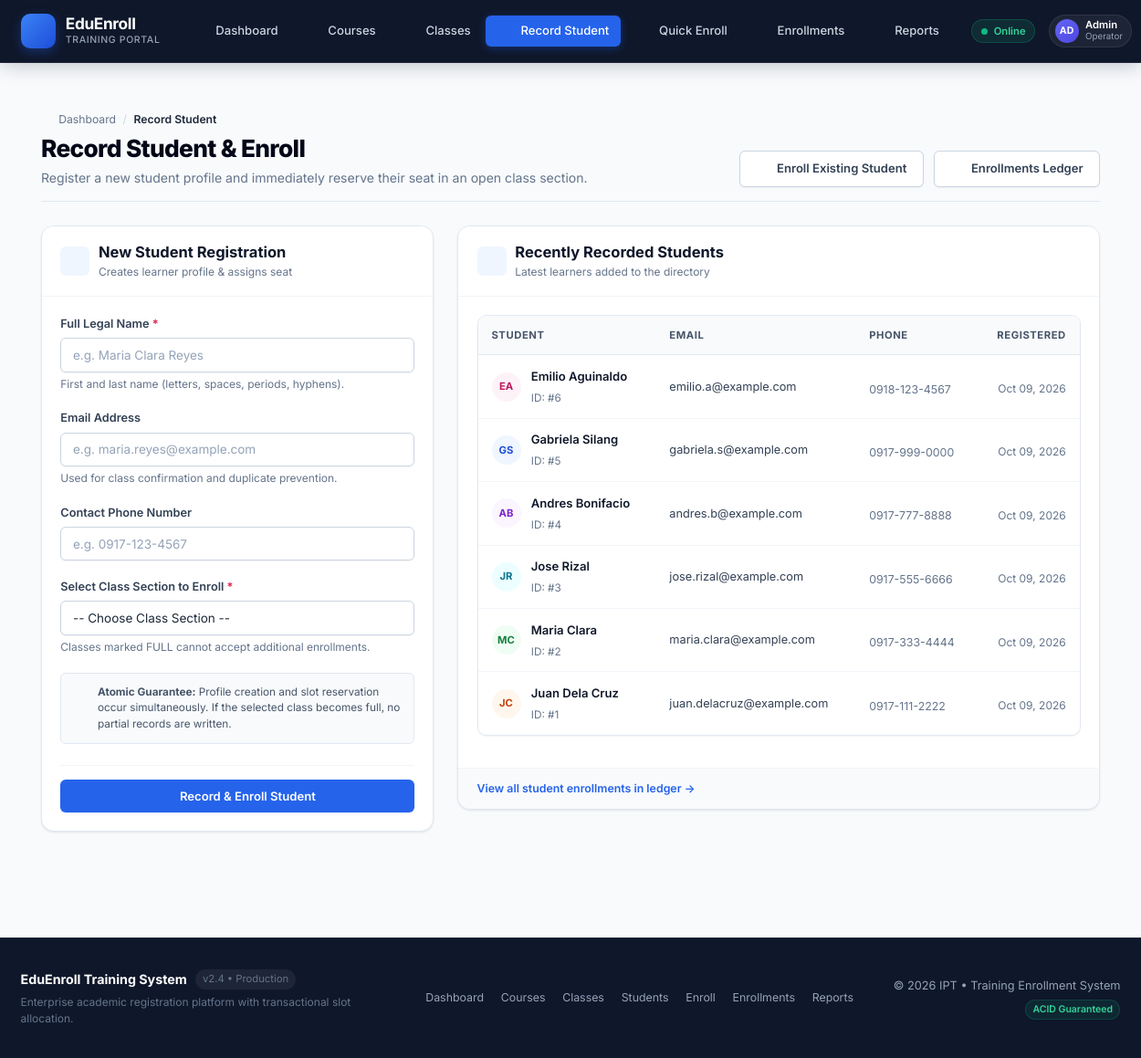
The page /admin/students.php on the database its author committed.
### tables this page shows
CREATE TABLE students (
    student_id INT AUTO_INCREMENT PRIMARY KEY,
    full_name  VARCHAR(100) NOT NULL,
    email      VARCHAR(100),
    phone      VARCHAR(30),
    created_at TIMESTAMP DEFAULT CURRENT_TIMESTAMP
);

### classes/ClassSection.php (called while the page is built, shortened)
<?php
class ClassSection {
    private $db;
    public function __construct(PDO $db) { $this->db = $db; }
    public function allWithCourse() {
        return $this->db->query(
            "SELECT c.*, co.course_name, co.course_code
               FROM classes c
               JOIN courses co ON c.course_id = co.course_id
           ORDER BY co.course_name, c.class_code"
        )->fetchAll();
    }
}

### classes/Student.php (called while the page is built, shortened)
<?php
class Student {
    private $db;
    public function __construct(PDO $db) { $this->db = $db; }
    public function recent($limit = 10) {
        $limit = max(1, (int) $limit);
        return $this->db->query(
            "SELECT * FROM students ORDER BY student_id DESC LIMIT $limit"
        )->fetchAll();
    }
}

### admin/students.php (the view, shortened to what this page needs)
<?php
require_once __DIR__ . '/../config/db.php';
require_once __DIR__ . '/../includes/helpers.php';
require_once __DIR__ . '/../classes/ClassSection.php';
require_once __DIR__ . '/../classes/Student.php';
$classes  = new ClassSection($db);
$students = new Student($db);
$old    = ['full_name' => '', 'email' => '', 'phone' => '', 'class_id' => 0];
$classList = $classes->allWithCourse();
$recent    = $students->recent(8);
require_once __DIR__ . '/../includes/header.php';
?>
<div class="page-header">
    <div class="page-header-content">
        <nav class="breadcrumb" aria-label="Breadcrumb">
            <a href="../index.php"><?= icon('home', '', 14) ?> Dashboard</a>
            <span class="sep">/</span>
            <span class="current">Record Student</span>
        </nav>
        <h1 class="page-title">Record Student &amp; Enroll</h1>
        <p class="page-subtitle">Register a new student profile and immediately reserve their seat in an open class section.</p>
    </div>
    <div class="page-header-actions">
        <a href="enroll.php" class="btn btn-secondary">
            <?= icon('enroll', '', 16) ?>
            <span>Enroll Existing Student</span>
        </a>
        <a href="enrollments.php" class="btn btn-secondary">
            <?= icon('list', '', 16) ?>
            <span>Enrollments Ledger</span>
        </a>
    </div>
</div>
<div class="page-grid-balanced">
    <div class="grid-col-form">
        <div class="card">
            <div class="card-header">
                <div class="card-title-group">
                    <div class="card-title-icon">
                        <?= icon('user-plus', '', 18) ?>
                    </div>
                    <div>
                        <h2 class="card-title">New Student Registration</h2>
                        <div class="card-subtitle">Creates learner profile &amp; assigns seat</div>
                    </div>
                </div>
            </div>
            <div class="card-body">
                <?php if (!$classList): ?>
                    <div class="empty-state" style="padding: 1.5rem 0.5rem;">
                        <div class="empty-state-icon"><?= icon('calendar', '', 24) ?></div>
                        <h3 class="empty-state-title" style="font-size: 1rem;">No Open Classes</h3>
                        <p class="empty-state-desc">There are no classes scheduled yet. Create a class before registering students.</p>
                        <a href="classes.php" class="btn btn-primary btn-small">Create Class Section &rarr;</a>
                    </div>
                <?php else: ?>
                    <form method="post" action="students.php" class="stacked">
                        <div class="form-group">
                            <label for="full_name" class="form-label-required">Full Legal Name</label>
                            <input type="text" id="full_name" name="full_name" maxlength="100" required
                                   value="<?= e($old['full_name']) ?>" placeholder="e.g. Maria Clara Reyes">
                            <span class="form-hint">First and last name (letters, spaces, periods, hyphens).</span>
                        </div>
                        <div class="form-group">
                            <label for="email">Email Address</label>
                            <input type="email" id="email" name="email" maxlength="100"
                                   value="<?= e($old['email']) ?>" placeholder="e.g. maria.reyes@example.com">
                            <span class="form-hint">Used for class confirmation and duplicate prevention.</span>
                        </div>
                        <div class="form-group">
                            <label for="phone">Contact Phone Number</label>
                            <input type="text" id="phone" name="phone" maxlength="30"
                                   value="<?= e($old['phone']) ?>" placeholder="e.g. 0917-123-4567">
                        </div>
                        <div class="form-group">
                            <label for="class_id" class="form-label-required">Select Class Section to Enroll</label>
                            <select id="class_id" name="class_id" required>
                                <option value="">-- Choose Class Section --</option>
                            </select>
                            <span class="form-hint">Classes marked FULL cannot accept additional enrollments.</span>
                        </div>
                        <div style="background-color: var(--slate-50); border: 1px solid var(--slate-200); border-radius: var(--radius-sm); padding: 0.85rem; margin-top: 1.25rem;">
                            <div style="display: flex; gap: 0.6rem; align-items: flex-start;">
                                <div style="color: var(--emerald-600); flex-shrink: 0; margin-top: 2px;">
                                    <?= icon('shield', '', 18) ?>
                                </div>
                                <div style="font-size: 0.785rem; color: var(--slate-600); line-height: 1.45;">
                                    <strong>Atomic Guarantee:</strong> Profile creation and slot reservation occur simultaneously. If the selected class becomes full, no partial records are written.
                                </div>
                            </div>
                        </div>
                        <div class="form-actions">
                            <button type="submit" class="btn btn-primary" style="width: 100%;">
                                <?= icon('user-plus', '', 16) ?>
                                <span>Record &amp; Enroll Student</span>
                            </button>
                        </div>
                    </form>
                <?php endif; ?>
            </div>
        </div>
    </div>
    <div class="grid-col-table">
        <div class="card">
            <div class="card-header">
                <div class="card-title-group">
                    <div class="card-title-icon">
                        <?= icon('student', '', 18) ?>
                    </div>
                    <div>
                        <h2 class="card-title">Recently Recorded Students</h2>
                        <div class="card-subtitle">Latest learners added to the directory</div>
                    </div>
                </div>
            </div>
            <div class="card-body">
                <div class="table-responsive">
                    <table>
                        <thead>
                            <tr>
                                <th>Student</th>
                                <th>Email</th>
                                <th>Phone</th>
                                <th style="text-align: right;">Registered</th>
                            </tr>
                        </thead>
                        <tbody>
                        <?php foreach ($recent as $s): ?>
                            <tr>
                                <td>
                                    <div class="user-cell">
                                        <?= avatar($s['full_name'], 'sm') ?>
                                        <div class="user-cell-meta">
                                            <span class="user-cell-name"><?= e($s['full_name']) ?></span>
                                            <span class="user-cell-sub muted">ID: #<?= (int) $s['student_id'] ?></span>
                                        </div>
                                    </div>
                                </td>
                                <td>
                                    <span style="font-size: 0.85rem; color: var(--slate-700);">
                                        <?= e($s['email'] ?: '—') ?>
                                    </span>
                                </td>
                                <td>
                                    <span class="muted" style="font-size: 0.825rem;">
                                        <?= e($s['phone'] ?: '—') ?>
                                    </span>
                                </td>
                                <td style="text-align: right;">
                                    <span class="muted" style="font-size: 0.8rem; white-space: nowrap;">
                                        <?= e(date('M d, Y', strtotime($s['created_at'] ?? 'now'))) ?>
                                    </span>
                                </td>
                            </tr>
                        <?php endforeach; ?>
                        </tbody>
                    </table>
                </div>
            </div>
            <div class="card-footer">
                <a href="enrollments.php" class="stat-card-link-text" style="font-size: 0.825rem;">
                    View all student enrollments in ledger &rarr;
                </a>
            </div>
        </div>
    </div>
</div>
<?php require_once __DIR__ . '/../includes/footer.php'; ?>

### includes/helpers.php (shortened to what this page needs)
<?php
function e($value) {
    return htmlspecialchars((string) $value, ENT_QUOTES, 'UTF-8');
}
function icon($name, $class = 'icon', $size = 18) {
    $body = $icons[$name] ?? $icons['info'];
    return '<svg class="' . e($class) . '" width="' . (int)$size . '" height="' . (int)$size . '" viewBox="0 0 24 24" fill="none" stroke="currentColor" stroke-width="2" stroke-linecap="round" stroke-linejoin="round">' . $body . '</svg>';
}
function avatar($name, $size = 'sm') {
    $parts = preg_split('/\s+/', trim((string)$name));
    $initials = '';
    if (!empty($parts[0])) {
        $initials .= mb_substr($parts[0], 0, 1);
    }
    if (count($parts) > 1) {
        $initials .= mb_substr(end($parts), 0, 1);
    }
    $initials = strtoupper($initials ?: '?');
    $colors = [
        ['#eff6ff', '#1d4ed8'],
        ['#f0fdf4', '#15803d'],
        ['#faf5ff', '#7e22ce'],
        ['#fff7ed', '#c2410c'],
        ['#ecfeff', '#0e7490'],
        ['#fdf2f8', '#be185d'],
    ];
    $idx = abs(crc32($name)) % count($colors);
    $bg = $colors[$idx][0];
    $fg = $colors[$idx][1];
    return '<span class="avatar avatar-' . e($size) . '" style="background-color: ' . $bg . '; color: ' . $fg . ';" title="' . e($name) . '">' . e($initials) . '</span>';
}

### rows shown on the page
students: full_name "EA", full_name "Emilio Aguinaldo", student_id "6", email "emilio.a@example.com", phone "0918-123-4567", created_at "Oct 09, 2026"
students: full_name "GS", full_name "Gabriela Silang", student_id "5", email "gabriela.s@example.com", phone "0917-999-0000", created_at "Oct 09, 2026"
students: full_name "AB", full_name "Andres Bonifacio", student_id "4", email "andres.b@example.com", phone "0917-777-8888", created_at "Oct 09, 2026"
students: full_name "JR", full_name "Jose Rizal", student_id "3", email "jose.rizal@example.com", phone "0917-555-6666", created_at "Oct 09, 2026"
students: full_name "MC", full_name "Maria Clara", student_id "2", email "maria.clara@example.com", phone "0917-333-4444", created_at "Oct 09, 2026"
students: full_name "JC", full_name "Juan Dela Cruz", student_id "1", email "juan.delacruz@example.com", phone "0917-111-2222", created_at "Oct 09, 2026"

### other values the page prints
$item['title'] "Dashboard"
$item['title'] "Courses"
$item['title'] "Classes"
$item['title'] "Record Student"
$item['title'] "Quick Enroll"
$item['title'] "Enrollments"
$item['title'] "Reports"
